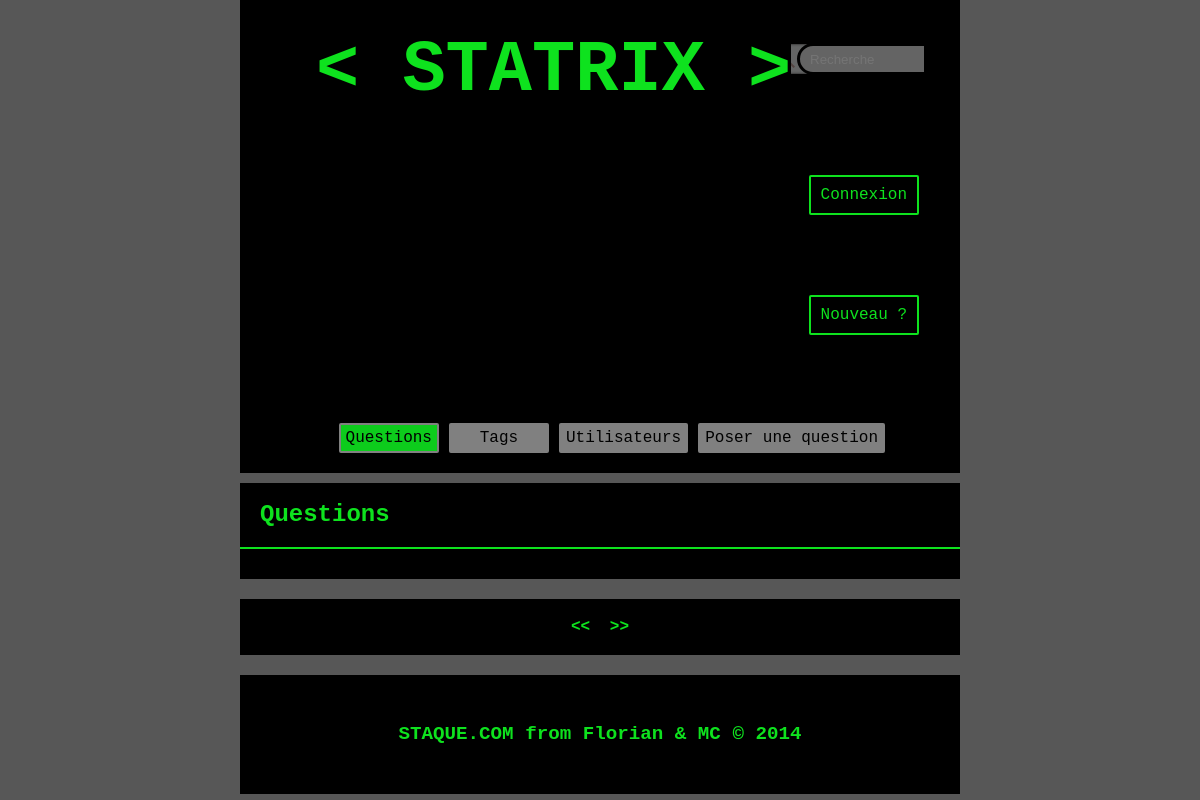
/php/index.php?page=accueil, run on an earlier commit of the app's database.
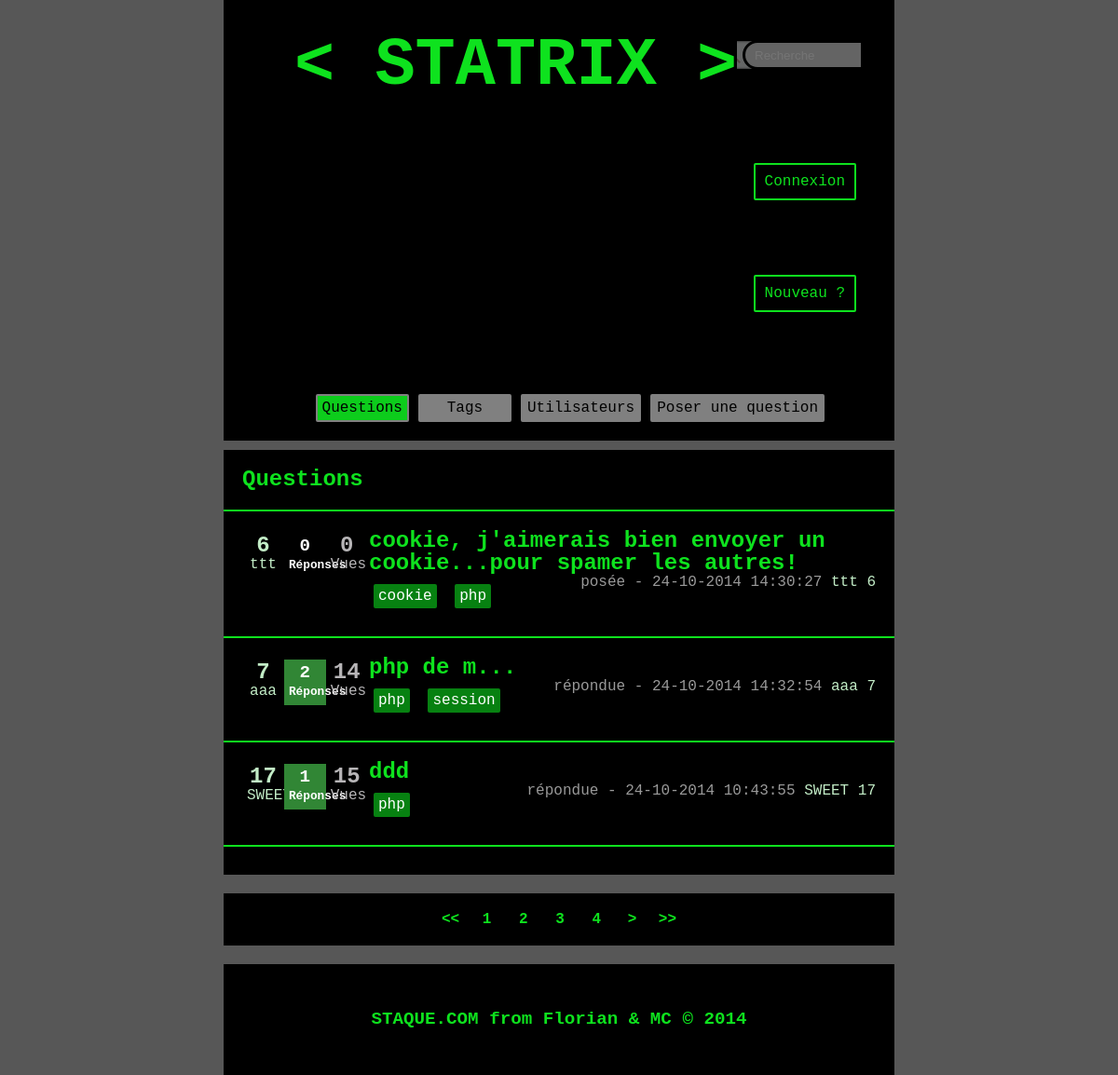
And on a later commit of the database.
### tables this page shows
CREATE TABLE IF NOT EXISTS `quest` (
  `id` int(11) NOT NULL AUTO_INCREMENT,
  `titre` varchar(200) NOT NULL,
  `contenu` text NOT NULL,
  `user_id` int(11) NOT NULL,
  `scorequest` int(11) NOT NULL,
  `vues` int(11) NOT NULL,
  `dateCreated` datetime NOT NULL,
  `dateModified` datetime NOT NULL,
  `published` tinyint(1) NOT NULL DEFAULT '1',
  PRIMARY KEY (`id`)
);

CREATE TABLE IF NOT EXISTS `utilisateur` (
  `id` int(11) NOT NULL AUTO_INCREMENT,
  `pseudo` varchar(50) NOT NULL,
  `nom` varchar(100) NOT NULL,
  `prenom` varchar(50) NOT NULL,
  `email` varchar(100) NOT NULL,
  `password` varchar(255) NOT NULL,
  `salt` varchar(50) NOT NULL,
  `token` varchar(50) NOT NULL,
  `photo` varchar(100) NOT NULL,
  `pays` varchar(50) NOT NULL,
  `langue` varchar(50) NOT NULL,
  `metier` varchar(100) NOT NULL,
  `lien` varchar(250) NOT NULL,
  `score` int(11) NOT NULL,
  `dateCreated` datetime NOT NULL,
  `dateModified` datetime NOT NULL,
  `dateLogged` datetime NOT NULL,
  `published` tinyint(1) NOT NULL DEFAULT '1',
  PRIMARY KEY (`id`)
);

CREATE TABLE IF NOT EXISTS `tag` (
  `id` int(11) NOT NULL AUTO_INCREMENT,
  `tagname` varchar(50) NOT NULL,
  `dateCreated` datetime NOT NULL,
  PRIMARY KEY (`id`)
);

CREATE TABLE IF NOT EXISTS `rep` (
  `id` int(11) NOT NULL AUTO_INCREMENT,
  `quest_id` int(11) NOT NULL,
  `user_id` int(11) NOT NULL,
  `contenu` text NOT NULL,
  `scoreRep` int(11) NOT NULL,
  `dateCreated` datetime NOT NULL,
  `dateModified` datetime NOT NULL,
  `published` tinyint(1) NOT NULL DEFAULT '1',
  `best` tinyint(1) DEFAULT NULL,
  PRIMARY KEY (`id`)
);

### php/inc/paginationPHP.php (called while the page is built, shortened)
<?php
	$numPerPage = 3;
	$p = 1;
	$offset = ($p-1)*$numPerPage;
	$direction = "DESC";
	$sql = "SELECT
			quest.id AS id,
			quest.vues AS vues,
			quest.titre AS titre,
			quest.user_id AS user_id,
			quest.scorequest AS scorequest,
			quest.dateModified AS dateModified,
			quest.dateCreated AS dateCreated,
			utilisateur.score AS utilisateurScore,
			utilisateur.pseudo AS utilisateurPseudo
			FROM quest
			JOIN utilisateur ON quest.user_id = utilisateur.id
			WHERE quest.published = 1
			ORDER BY dateCreated $direction
			LIMIT :offset,$numPerPage";
	$stmt = $dbh->prepare($sql);
	$stmt->bindValue(":offset", $offset, PDO::PARAM_INT);
	$stmt->execute();
	$questions = $stmt->fetchAll();
	$sql = "SELECT COUNT(*) FROM quest
			WHERE quest.published = 1";
	$stmt = $dbh->prepare($sql);
	$stmt->execute();
	$totalNumber = $stmt->fetchColumn();
	$totalPages = ceil($totalNumber / $numPerPage);
?>

### php/fonctions_reponse.php (called while the page is built, shortened)
<?php
	function getNbReponsesByIdQuestion($quest_id) {
		global $dbh;
		$sql = "SELECT COUNT(id) FROM rep
				WHERE quest_id = :quest_id AND published = 1";
		$stmt = $dbh->prepare( $sql );
		$stmt->bindValue(":quest_id", $quest_id);
		$stmt->execute();
		$nbRep = $stmt->fetchColumn();
		return $nbRep;
	}

### php/fonctions_question.php (called while the page is built, shortened)
<?php
	function getDateLastAnswerByIdQuestion($id) {
		global $dbh;
		$sql = "SELECT dateModified FROM rep
				WHERE quest_id = :id AND published = 1
				ORDER BY dateModified DESC";
		$stmt = $dbh->prepare( $sql );
		$stmt->bindValue(":id", $id);
		$stmt->execute();
		$reponses = $stmt->fetchAll();
		return $reponses[0]['dateModified'];
	}
	function getTagsByIdQuestion($quest_id) {
		global $dbh;
		$sql = "SELECT tag.tagname AS tagname, tag.id AS id
				FROM tag
				JOIN tag_quest ON tag_quest.tag_id = tag.id
				WHERE tag_quest.quest_id = :quest_id";
		$stmt = $dbh->prepare( $sql );
		$stmt->bindValue(":quest_id", $quest_id);
		$stmt->execute();
		$tags = $stmt->fetchAll();
		return $tags;
	}

### php/fonctions_utiles.php (called while the page is built, shortened)
<?php
	function dateFr($date) {
		$dateFr = date('d-m-Y H:i:s', strtotime($date));
		return $dateFr;
	}

### php/pages/accueil.php (the view, shortened to what the changed rows need)
<?php
	include("inc/paginationPHP.php");
?>
		<main id="mainacceuil">
			<div id="listeQuestion" >
				<h1 class="borderBottom">Questions</h1>
				<?php if ($questions) {foreach ($questions as $question): ?>
				<div class="question">
					<div class="left compteur">
						<a href="?page=profil&amp;id=<?= $question['user_id']; ?>">
							<div class="left votes">
								<span class="count"><?= $question['utilisateurScore']; ?></span>
								<br><span><?= $question['utilisateurPseudo']; ?></span>
							</div>
						</a>
						<?php
							$arrayTags = getTagsByIdQuestion($question['id']);
							$nbReponses = getNbReponsesByIdQuestion($question['id']);
							$theone = false;
						?>
						<a href="?page=questionDetails&amp;id=<?= $question['id']; ?>">
							<div class="left reponses <?php if ($nbReponses > 0) { echo 'repondu'; if ($theone == true) { echo ' theone'; } } ?>">
								<span class="count"><?= getNbReponsesByIdQuestion($question['id']); ?></span>
								<br>Réponses
							</div>
						</a>
						<a href="?page=questionDetails&amp;id=<?= $question['id']; ?>">
							<div class="left vues">
								<span class="count"><?= $question['vues']; ?></span>
								<br>Vues
							</div>
						</a>
					</div>
					<div class="left detailquest">
						<div class="titrequestion"><a href="?page=questionDetails&amp;id=<?= $question['id']; ?>"><?= $question["titre"]; ?></a></div>
						<div class="tag left">
							<?php
							foreach ($arrayTags as $tag) { ?>
								<a href="?page=questionParTag&id=<?= $tag['id']; ?>&tagname=<?= $tag['tagname'] ?>"><span class='tagname'><?= $tag['tagname'] ?></span></a>
							<?php } ?>
						</div>
						<div class="right scoredemerde">
							<?php
								if ($nbReponses != 0) {
									$dateLastAnswer = getDateLastAnswerByIdQuestion($question['id']);
									$action = "répondue";
									$temps = dateFr($dateLastAnswer);
								}
								elseif ($question['dateModified'] != $question['dateCreated']) {
									$action = "modifiée";
									$temps = dateFr($question['dateModified']);
								}
								elseif ($question['dateModified'] == $question['dateCreated']) {
									$action = "posée";
									$temps = dateFr($question['dateCreated']);
								}
								echo '<span class="actiontemps">' .$action . " - " . $temps . " </span>";
							?>
							<a href="?page=profil&amp;id=<?= $question['user_id']; ?>" class="lienProfil"><?= $question["utilisateurPseudo"];?></a>
							<?= $question['utilisateurScore']; ?>
						</div>
					</div>
				</div>
				<?php endforeach; }	 ?>
			</div>
			<div id="pagination"><?php include("inc/paginationHTML.php"); ?></div>
		</main>

### php/inc/paginationHTML.php (shortened to what the changed rows need)
<a href="?page=accueil&p=1&dir=<?php echo strtolower($direction); ?>" id="premierepage"><<</a>
<?php
	for($i = ($p-5); $i < ($p+5); $i++){
		if ($i < 1 || $i > $totalPages){ continue; }
		echo '<a href="?page=accueil&dir=' . strtolower($direction) . '&p=' . $i . '" class="numpage">' . $i . '</a> ';
	}
?>
<?php if ($p < $totalPages){ ?>
<a href="?page=accueil&p=<?php echo $p + 1; ?>&dir=<?php echo strtolower($direction); ?> "id="pagesuiv">></a>
<?php } ?>
<a href="?page=accueil&p=<?php echo $totalPages; ?>&dir=<?php echo strtolower($direction); ?>" id="dernierepage">>></a>

What changed in the data, as far as the page shows it:
added quest: user.score "6", user.pseudo "ttt", id "0", vues "0", titre "cookie, j'aimerais bien envoyer un cookie...pour spamer les autres!", action "posée", dateCreated "24-10-2014 14:30:27"
added tag: tagname "cookie", shown under "6"
added tag: tagname "php"
added quest: user.score "7", user.pseudo "aaa", id "2", vues "14", titre "php de m...", action "répondue", id.dateModified "24-10-2014 14:32:54"
added tag: tagname "session", shown under "7"
added quest: user.score "17", user.pseudo "SWEET", id "1", vues "15", titre "ddd", action "répondue", id.dateModified "24-10-2014 10:43:55"
Also different on the page:
new list line: "1"
new list line: "2"
new list line: "3"
new list line: "4"
